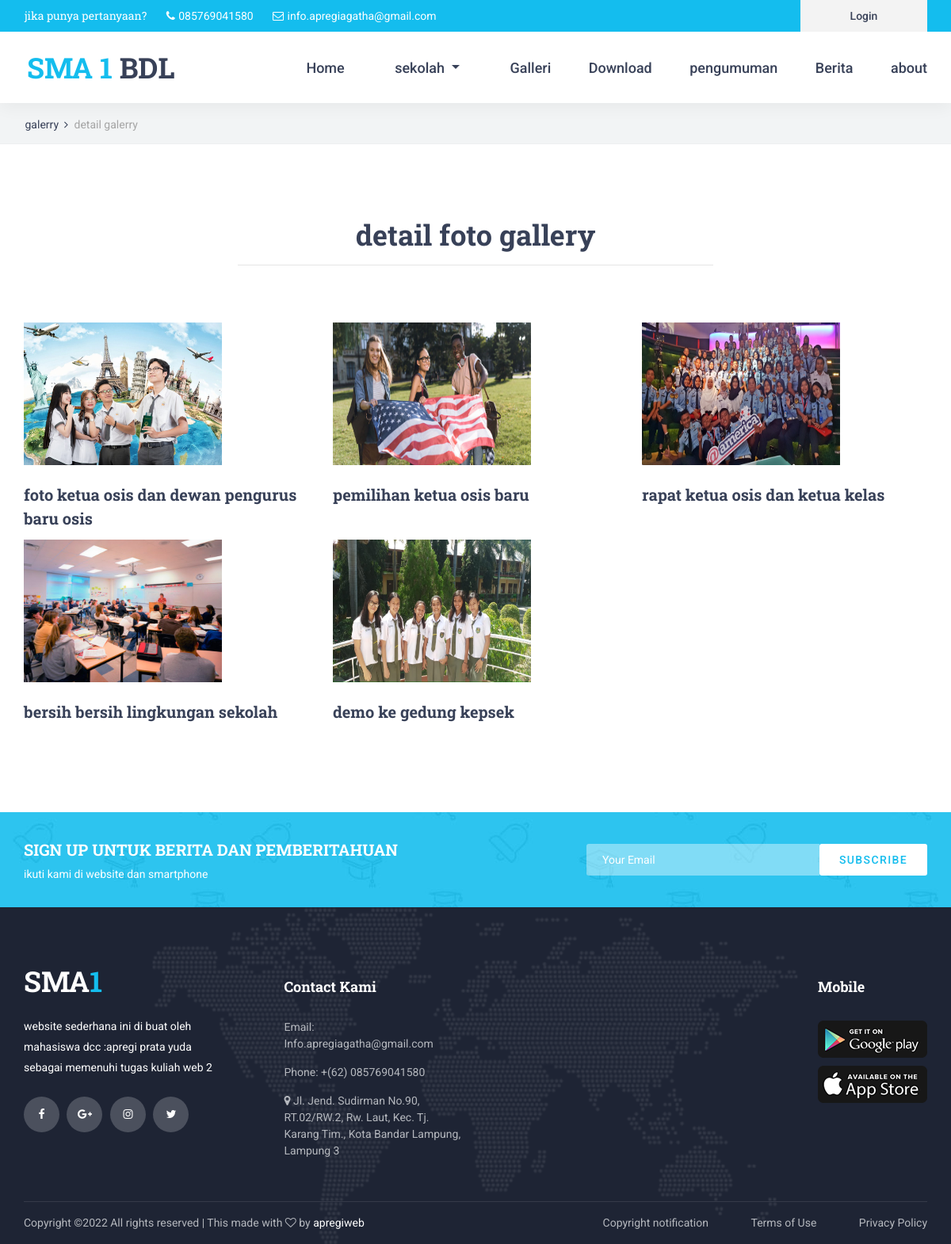
Page /Home/detail_galerry/2 on the committed database.
### tables this page shows
CREATE TABLE `setting` (
  `id` int(11) NOT NULL,
  `nama_sekolah` varchar(255) NOT NULL,
  `alamat` varchar(100) NOT NULL,
  `no_telp` varchar(100) NOT NULL,
  `kepala_sekolah` varchar(100) NOT NULL,
  `nip` varchar(100) NOT NULL,
  `visi_sekolah` text NOT NULL,
  `misi_sekolah` text NOT NULL,
  `foto_kepsek` varchar(255) NOT NULL,
  `sejarah` text NOT NULL
);

CREATE TABLE `foto` (
  `id_foto` int(11) NOT NULL,
  `id_galerry` int(11) NOT NULL,
  `ket_foto` varchar(100) NOT NULL,
  `foto` varchar(100) NOT NULL
);

### application/views/layout/v_wrapper.php (called while the page is built)
<?php
require_once('v_head.php');
require_once('v_header.php');
require_once('v_nav.php');
require_once('v_content.php');
require_once('v_footer.php');
  ?>

### application/controllers/Home.php (called while the page is built, shortened)
<?php
class Home extends CI_Controller {
	public function __construct()
 	{
 		$this->load->model('M_home');
 		$this->load->model('M_guru');
 	}
 public function detail_galerry($id_galerry)
 {
 		$data = array('title' => 'detail_galerry',
			          'detail_galerry'  => $this->M_home->detail_galerry($id_galerry),
			          'isi' => 'v_detail_galerry'
	);
		$this->load->view('layout/v_wrapper', $data, FALSE);
 }
}
 ?>

### index.php (called while the page is built, shortened)
<?php
require_once BASEPATH.'core/CodeIgniter.php';

### application/models/M_setting.php (called while the page is built, shortened)
<?php
class m_setting extends CI_model
{
	public function detail_sekolah()
	{
		$this->db->select('*');
		$this->db->from('setting');
		$this->db->order_by('id','desc');
		return $this->db->get()->row();
	}
}
  ?>

### application/views/layout/v_content.php (called while the page is built)
<?php
if($isi){
	$this->load->view($isi);
}
 ?>

### application/models/M_home.php (called while the page is built, shortened)
<?php
class M_home extends CI_model
{
	public function detail_galerry($id_galerry)
	{
		$this->db->select('*');
		$this->db->from('foto');
		$this->db->where('id_galerry', $id_galerry);
		$this->db->order_by('id_foto','desc');
		return $this->db->get()->result();
	}
}
 ?>

### application/views/v_detail_galerry.php (the view, shortened to what this page needs)
<div class="home">
	<div class="breadcrumbs_container">
		<div class="container">
			<div class="row">
				<div class="col">
					<div class="breadcrumbs">
						<ul>
							<li><a href="<?= base_url('home/galerry') ?>">galerry</a></li>
							<li>detail galerry</li>
						</ul>
					</div>
				</div>
			</div>
		</div>
	</div>
</div>
<div class="about">
	<div class="container">
		<div class="row">
			<div class="col">
				<div class="section_title_container text-center">
					<h2 class="section_title">detail foto gallery</h2>
					<div class="section_subtitle"></div><hr>
				</div>
			</div>
		</div>
		<div class="row about_row">
			<?php foreach ($detail_galerry as $key => $value) { ?>
			<div class="col-lg-4 about_col about_col_left">
				<div class="about_item">
					<div class="about_item_image"><img src="<?= base_url('foto/'.$value->foto) ?>" width="250px" height="180px"></div>
					<div class="about_item_title"><a href="#"><?= $value->ket_foto?></a></div>
				</div>
			</div>
              <?php } ?>
			</div>
		</div>
	</div>
</div>
<div class="newsletter">
	<div class="newsletter_background" style="background-image:url(<?= base_url()?>template/front-end/images/newsletter_background.jpg)"></div>
	<div class="container">
		<div class="row">
			<div class="col">
				<div class="newsletter_container d-flex flex-lg-row flex-column align-items-center justify-content-start">
					<div class="newsletter_content text-lg-left text-center">
						<div class="newsletter_title">sign up untuk berita dan pemberitahuan</div>
						<div class="newsletter_subtitle">ikuti kami di website dan smartphone</div>
					</div>
					<div class="newsletter_form_container ml-lg-auto">
						<form action="#" id="newsletter_form" class="newsletter_form d-flex flex-row align-items-center justify-content-center">
							<input type="email" class="newsletter_input" placeholder="Your Email" required="required">
							<button type="submit" class="newsletter_button">subscribe</button>
						</form>
					</div>
				</div>
			</div>
		</div>
	</div>
</div>

### application/views/layout/v_header.php
<body>
<?php
$setting = $this->m_setting->detail_sekolah();
?>
<div class="super_container">
	<header class="header">
		<div class="top_bar">
			<div class="top_bar_container">
				<div class="container">
					<div class="row">
						<div class="col">
							<div class="top_bar_content d-flex flex-row align-items-center justify-content-start">
								<ul class="top_bar_contact_list">
									<li><div class="question">jika punya pertanyaan?</div></li>
									<li>
										<i class="fa fa-phone" aria-hidden="true"></i>
										<div><?= $setting->no_telp?></div>
									</li>
									<li>
										<i class="fa fa-envelope-o" aria-hidden="true"></i>
										<div>info.apregiagatha@gmail.com</div>
									</li>
								</ul>
								<div class="top_bar_login ml-auto">
									<div class="login_button"><a href="<?= base_url('login') ?>">Login</a></div>
								</div>
							</div>
						</div>
					</div>
				</div>
			</div>
		</div>

### application/views/layout/v_footer.php (shortened to what this page needs)
<?php
$setting = $this->m_setting->detail_sekolah();
?>
	<footer class="footer">
		<div class="footer_background" style="background-image:url(<?= base_url() ?>template/front-end/images/footer_background.png)"></div>
		<div class="container">
			<div class="row footer_row">
				<div class="col">
					<div class="footer_content">
						<div class="row">
							<div class="col-lg-3 footer_col">
								<div class="footer_section footer_about">
									<div class="footer_logo_container">
										<a href="<?= base_url() ?>template/front-end/">
											<div class="footer_logo_text">SMA<span>1</span></div>
										</a>
									</div>
									<div class="footer_about_text">
										<p>website sederhana ini di buat oleh mahasiswa dcc :apregi prata yuda sebagai memenuhi tugas kuliah web 2</p>
									</div>
									<div class="footer_social">
										<ul>
											<li><a href="#"><i class="fa fa-facebook" aria-hidden="true"></i></a></li>
											<li><a href="#"><i class="fa fa-google-plus" aria-hidden="true"></i></a></li>
											<li><a href="#"><i class="fa fa-instagram" aria-hidden="true"></i></a></li>
											<li><a href="#"><i class="fa fa-twitter" aria-hidden="true"></i></a></li>
										</ul>
									</div>
								</div>
							</div>
							<div class="col-lg-3 footer_col">
								<div class="footer_section footer_contact">
									<div class="footer_title">Contact Kami</div>
									<div class="footer_contact_info">
										<ul>
											<li>Email: Info.apregiagatha@gmail.com</li>
											<li>Phone:  +(62) <?= $setting->no_telp?></li>
											<li><i class="fa fa-map-marker"></i> <?= $setting->alamat?></li>
										</ul>
									</div>
								</div>
							</div>
							<div class="col-lg-3 footer_col">
							</div>
							<div class="col-lg-3 footer_col clearfix">
								<div class="footer_section footer_mobile">
									<div class="footer_title">Mobile</div>
									<div class="footer_mobile_content">
										<div class="footer_image"><a href="#"><img src="<?= base_url() ?>template/front-end/images/mobile_1.png" alt=""></a></div>
										<div class="footer_image"><a href="#"><img src="<?= base_url() ?>template/front-end/images/mobile_2.png" alt=""></a></div>
									</div>
								</div>
							</div>
						</div>
					</div>
				</div>
			</div>
			<div class="row copyright_row">
				<div class="col">
					<div class="copyright d-flex flex-lg-row flex-column align-items-center justify-content-start">
						<div class="cr_text">
Copyright &copy;<script>document.write(new Date().getFullYear());</script> All rights reserved | This made with <i class="fa fa-heart-o" aria-hidden="true"></i> by <a href="https://apregi.com" target="_blank">apregiweb</a>
</div>
						<div class="ml-lg-auto cr_links">
							<ul class="cr_list">
								<li><a href="#">Copyright notification</a></li>
								<li><a href="#">Terms of Use</a></li>
								<li><a href="#">Privacy Policy</a></li>
							</ul>
						</div>
					</div>
				</div>
			</div>
		</div>
	</footer>
</body>
</html>

### rows in the picture
setting: no_telp "085769041580", alamat "Jl. Jend. Sudirman No.90, RT.02/RW.2, Rw. Laut, Kec. Tj. Karang Tim., Kota Bandar Lampung, Lampung 3"
foto: foto (picture), ket_foto "foto ketua osis dan dewan pengurus baru osis"
foto: foto (picture), ket_foto "pemilihan ketua osis baru"
foto: foto (picture), ket_foto "rapat ketua osis dan ketua kelas"
foto: foto (picture), ket_foto "bersih bersih lingkungan sekolah"
foto: foto (picture), ket_foto "demo ke gedung kepsek"
